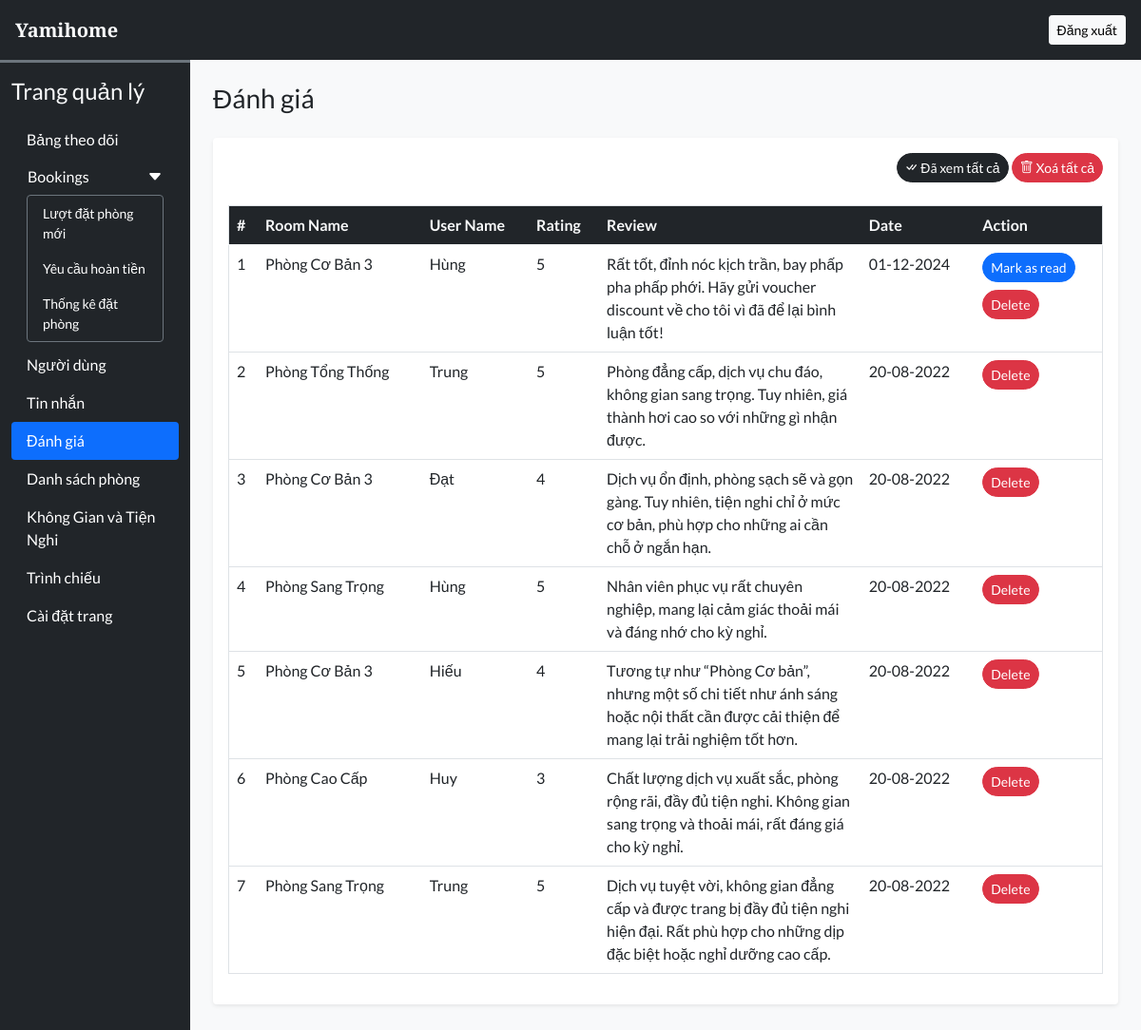
The app's page /admin/rate_review.php (signed in) with its own data.
### tables this page shows
CREATE TABLE `rating_review` (
  `sr_no` int(11) NOT NULL,
  `booking_id` int(11) NOT NULL,
  `room_id` int(11) NOT NULL,
  `user_id` int(11) NOT NULL,
  `rating` int(11) NOT NULL,
  `review` varchar(200) NOT NULL,
  `seen` int(11) NOT NULL DEFAULT 0,
  `datentime` datetime NOT NULL DEFAULT current_timestamp()
);

CREATE TABLE `rooms` (
  `id` int(11) NOT NULL,
  `name` varchar(150) NOT NULL,
  `area` int(11) NOT NULL,
  `price` int(11) NOT NULL,
  `quantity` int(11) NOT NULL,
  `adult` int(11) NOT NULL,
  `children` int(11) NOT NULL,
  `description` varchar(350) NOT NULL,
  `status` tinyint(4) NOT NULL DEFAULT 1,
  `removed` int(11) NOT NULL DEFAULT 0
);

CREATE TABLE `user_cred` (
  `id` int(11) NOT NULL,
  `name` varchar(100) NOT NULL,
  `email` varchar(150) NOT NULL,
  `address` varchar(120) NOT NULL,
  `phonenum` varchar(100) NOT NULL,
  `pincode` int(11) NOT NULL,
  `dob` date NOT NULL,
  `profile` varchar(100) NOT NULL DEFAULT 'chill-guy.png',
  `password` varchar(200) NOT NULL,
  `is_verified` int(11) NOT NULL DEFAULT 0,
  `token` varchar(200) DEFAULT NULL,
  `t_expire` date DEFAULT NULL,
  `status` int(11) NOT NULL DEFAULT 1,
  `datentime` datetime NOT NULL DEFAULT current_timestamp()
);

### admin/rate_review.php (the view, shortened to what this page needs)
<!DOCTYPE html>
<html lang="en">
<head>
  <?php require('inc/links.php'); ?>
</head>
<body class="bg-light">
  <?php require('inc/header.php'); ?>
  <div class="container-fluid" id="main-content">
    <div class="row">
      <div class="col-lg-10 ms-auto p-4 overflow-hidden">
        <h3 class="mb-4">Đánh giá</h3>
        <div class="card border-0 shadow-sm mb-4">
          <div class="card-body">
            <div class="text-end mb-4">
              <a href="?seen=all" class="btn btn-dark rounded-pill shadow-none btn-sm">
                <i class="bi bi-check-all"></i> Đã xem tất cả
              </a>
              <a href="?del=all" class="btn btn-danger rounded-pill shadow-none btn-sm">
                <i class="bi bi-trash"></i> Xoá tất cả
              </a>
            </div>
            <div class="table-responsive-md">
              <table class="table table-hover border">
                <thead>
                  <tr class="bg-dark text-light">
                    <th scope="col">#</th>
                    <th scope="col">Room Name</th>
                    <th scope="col">User Name</th>
                    <th scope="col">Rating</th>
                    <th scope="col" width="30%">Review</th>
                    <th scope="col">Date</th>
                    <th scope="col">Action</th>
                  </tr>
                </thead>
                <tbody>
                  <?php
                    $q = "SELECT rr.*,uc.name AS uname, r.name AS rname FROM `rating_review` rr
                      INNER JOIN `user_cred` uc ON rr.user_id = uc.id
                      INNER JOIN `rooms` r ON rr.room_id = r.id
                      ORDER BY `sr_no` DESC";
                    $data = mysqli_query($con,$q);
                    $i=1;
                    while($row = mysqli_fetch_assoc($data))
                    {
                      $date = date('d-m-Y',strtotime($row['datentime']));
                      $seen='';
                      if($row['seen']!=1){
                        $seen = "<a href='?seen=$row[sr_no]' class='btn btn-sm rounded-pill btn-primary mb-2'>Mark as read</a> <br>";
                      }
                      $seen.="<a href='?del=$row[sr_no]' class='btn btn-sm rounded-pill btn-danger'>Delete</a>";
                      echo<<<query
                        <tr>
                          <td>$i</td>
                          <td>$row[rname]</td>
                          <td>$row[uname]</td>
                          <td>$row[rating]</td>
                          <td>$row[review]</td>
                          <td>$date</td>
                          <td>$seen</td>
                        </tr>
                      query;
                      $i++;
                    }
                  ?>
                </tbody>
              </table>
            </div>
          </div>
        </div>
      </div>
    </div>
  </div>
</body>
</html>

### admin/css/common.css (style rules this page uses)
:root { --teal: #2ec1ac; --teal_hover: #279e8c; }
* { font-family: 'Lato', sans-serif; }

### records on screen
rating_review: room.name "Phòng Cơ Bản 3", user.name "Hùng", rating "5", review "Rất tốt, đỉnh nóc kịch trần, bay phấp pha phấp phới. Hãy gửi voucher discount về cho tôi vì đã để lại bình luận tốt!", datentime "01-12-2024"
rating_review: room.name "Phòng Tổng Thống", user.name "Trung", rating "5", review "Phòng đẳng cấp, dịch vụ chu đáo, không gian sang trọng. Tuy nhiên, giá thành hơi cao so với những gì nhận được.", datentime "20-08-2022"
rating_review: room.name "Phòng Cơ Bản 3", user.name "Đạt", rating "4", review "Dịch vụ ổn định, phòng sạch sẽ và gọn gàng. Tuy nhiên, tiện nghi chỉ ở mức cơ bản, phù hợp cho những ai cần chỗ ở ngắn hạn.", datentime "20-08-2022"
rating_review: room.name "Phòng Sang Trọng", user.name "Hùng", rating "5", review "Nhân viên phục vụ rất chuyên nghiệp, mang lại cảm giác thoải mái và đáng nhớ cho kỳ nghỉ.", datentime "20-08-2022"
rating_review: room.name "Phòng Cơ Bản 3", user.name "Hiếu", rating "4", review "Tương tự như “Phòng Cơ bản”, nhưng một số chi tiết như ánh sáng hoặc nội thất cần được cải thiện để mang lại trải nghiệm tốt hơn.", datentime "20-08-2022"
rating_review: room.name "Phòng Cao Cấp", user.name "Huy", rating "3", review "Chất lượng dịch vụ xuất sắc, phòng rộng rãi, đầy đủ tiện nghi. Không gian sang trọng và thoải mái, rất đáng giá cho kỳ nghỉ.", datentime "20-08-2022"
rating_review: room.name "Phòng Sang Trọng", user.name "Trung", rating "5", review "Dịch vụ tuyệt vời, không gian đẳng cấp và được trang bị đầy đủ tiện nghi hiện đại. Rất phù hợp cho những dịp đặc biệt hoặc nghỉ dưỡng cao cấp.", datentime "20-08-2022"
